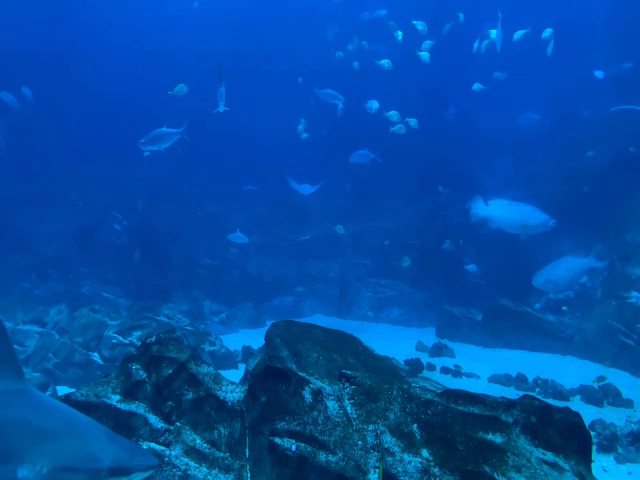
#> input picture frame 37 of B.mp4, 640 x 480 px, given in place of A.mp4, which was not available
$ python InvCompositional.py   (older library calls are emulated)
#> lines starting #> are read from the running program, lines starting #| are printed output that depends on the picture; pictures that were not available may be replaced by others from this repository, and a replacement may not be noted
### Gauss-Newton/FeaturePoints.py

import cv2
import numpy as np
from scipy import spatial
import helpers

class featurePoints:

    def __init__(self, camera, radius, NumFeatures=-1, isTest=False):
#> called with radius = 50, NumFeatures = 20, isTest = False
        img = None

        for i in range(0, 5):
            ret, img = camera.read()
            img = cv2.cvtColor(img, cv2.COLOR_BGR2GRAY)
            cv2.waitKey(1)
#> this loop made 5 passes
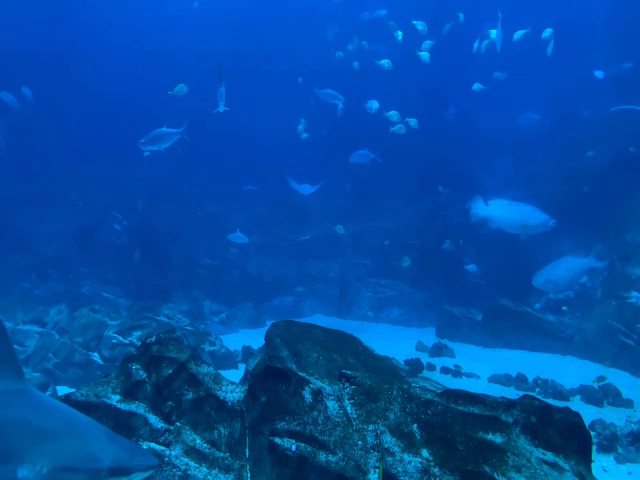
#> input picture frame 37 of B.mp4, 640 x 480 px, given in place of A.mp4, which was not available
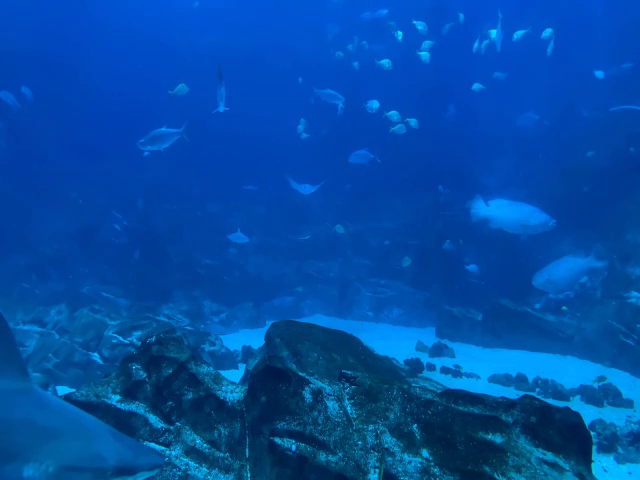
#> input picture frame 38 of B.mp4, 640 x 480 px, given in place of A.mp4, which was not available

        kp = []
        if isTest:
            kp = [(200, 200)]
        else:
            kp = self.findPoints(img, radius, NumFeatures)

        self.radius = radius
        self.points = kp
        self.size = img.shape

    def findPoints(self, img, radius, number=-1):
#> called with radius = 50, number = 20
        fast = cv2.FastFeatureDetector_create(20)
        kp = fast.detect(img, None)
#> kp = 950 keypoints; strongest (x, y, size): (359, 442, 7), (303, 444, 7), (163, 429, 7), (293, 441, 7)

        kp = [point.pt for point in kp]
#> kp = 950 pairs, first value 31 to 636, second value 10 to 476
        distMatrix = spatial.distance_matrix(kp, kp)
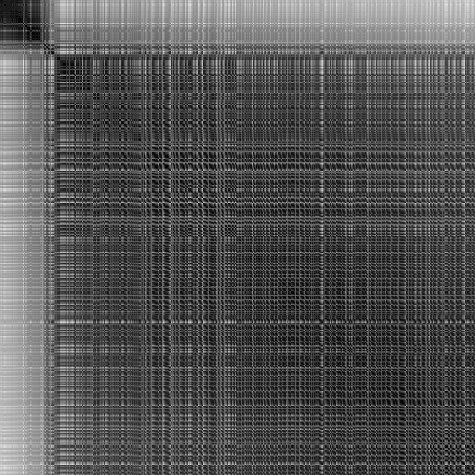
#> distMatrix: shape (950, 950) float64 (shown at 1/2 size); min 0, max 626.5, mean 209.1; drawn with min black and max white

        keep = []
        exclude = []

        for i in range(0, len(kp)):
            if i in exclude:
                continue

            for j in range(i+1, len(kp)):
                if distMatrix[i, j] < radius:
                    exclude.append(j)
#> after the loop, exclude = 1209 values, max 949 at index 997, min 2 at index 13, mean 497.5

        indices = [i for i in range(0, len(kp)) if i not in exclude]
#> indices = 55 values from 0 to 797
        for i in indices:
            if number == 0:
                break
            number -= 1

            x, y = int(kp[i][0]), int(kp[i][1])
            keep.append((x, y))
#> this loop made 21 passes
#> (i, number, x, y) on passes 3 to 10: (7, 17, 546, 29), (28, 16, 348, 46), (30, 15, 498, 50), (31, 14, 418, 52), (46, 13, 597, 73), (48, 12, 299, 79), (54, 11, 377, 99), (60, 10, 227, 109)
#> after the loop, keep = [(390, 10), (460, 14), (546, 29), (348, 46), (498, 50), (418, 52), (597, 73), (299, 79), (377, 99), (227, 109), (161, 129), (307, 136), (632, 149), (368, 156), (438, 185), (489, 205), (556, 221), (241, 229), (342, 230), (447, 241)]; number = 0
#> in __init__, `kp = self.findPoints(img, radius, NumFeatures)`: kp has the same summary as keep in findPoints
#> in __init__, `self.points = kp`: self.points has the same summary as keep in findPoints

        return keep

    def export(self):
        return self.points

    def outliers(self):
        n, m = self.size
        A = []

        for i in range(0, len(self.points)):
            x, y = self.points[i]

            if x == 'm':
                continue
            if x < 0 or x >= m:
                A.append(('m', 'm'))
            elif y < 0 or y >= n:
                A.append(('m', 'm'))
            else:
                A.append((x, y))

        self.points = A

    def clean(self):
        A = []
        for i in range(0, len(self.points)):
            x, y = self.points[i]
            if x != 'm':
                A.append((x, y))
        self.points = A

    def illustrate(self, img, prevPoints, type='Point'):
        prevPoints = helpers.getPixels(prevPoints)
        points = helpers.getPixels(self.points)

        if type == 'Point':
            for pos in points:
                if pos[0] == 'm':
                    continue
                cv2.circle(img, pos, 3, (0, 0, 255), -1)
        else:
            for i in range(0, len(prevPoints)):
                pos = prevPoints[i]
                pos2 = points[i]

                if pos[0] == 'm' or pos2[0] == 'm':
                    continue

                cv2.arrowedLine(img, pos, pos2, (0, 0, 255), 3)

        return img

    def addPoint(self, i, x, y):
        n = len(self.points)
        # print('points before: ', self.points)
        if i < n:
            self.points.pop(i)
        self.points.insert(i, (x, y))
        # print('points after: ', self.points)

    def getPoint(self, i):
        return self.points[i]

    def removePoint(self, i):
        a = ('m', 'm')
        self.points[i] = a

    def __len__(self):
        return len(self.points)

### Gauss-Newton/helpers.py
import numpy as np
import cv2

class Telemetry:

    def __init__(self):
        self.A = {}

    def addMetric(self, name, value):
        a = (name, value)
        self.A[name] = value #todo

    def getVal(self, key):
        return self.A[key]

    def report(self):
        for key, value in self.A:
            print(key, ': ', value)

# [113 lines left out: functions cropAndPad, Crop, Gradient, euclid, Warp, inBound, not called in this run]

def getPixels(points):
    A = []

    for i in range(0, len(points)):
        x, y = points[i]

        if x == 'm':
            A.append(points[i])
            continue
        x, y = int(x), int(y)
        A.append((x, y))

    return A

# [5 lines left out: function Show, not called in this run]

### Gauss-Newton/InvCompositional.py
#Kanade-Lucas-Tomasi

import cv2
import numpy as np
import math
import helpers
from FeaturePoints import featurePoints

# [232 lines left out: functions SpatialGradient, imageMismatch, findCoordinates, trackFeatures, validPoints, getTW, not called in this run]

def findHessian(StDesc, winSize):
    B = np.zeros((6, 6), np.float32)

    for j in range(6):
        for i in range(6):
            B[j, i] = np.sum(np.multiply(StDesc[0:winSize, i*winSize:(i+1)*winSize], StDesc[0:winSize, j*winSize:(j+1)*winSize]))
    #i, j ?

    return B

# [9 lines left out: function getValue, not called in this run]

def Warp(point, p):
    x, y = point

    a = p[0]
    p2 = p[1]
    p3 = p[2]
    p4 = p[3]
    p5 = p[4]
    p6 = p[5]
    p = a

    xUpdate = (1 + p)*x + p3*y + p5
    yUpdate = p2*x + (1+p4)*y + p6

    xUpdate = math.ceil(xUpdate)
    yUpdate = math.ceil(yUpdate)

    return (xUpdate, yUpdate)

def findUpdates(stDesc, diffI, winSize):
    A = stDesc.T
    sum = np.array([0, 0, 0, 0, 0, 0], np.float32)
    for i in range(0, 6):
        B = A[i*winSize:(i+1)*winSize, 0:winSize]
        s = B*diffI
        sum[i] = np.sum(s)
    return sum.T

# [26 lines left out: functions findNewPoints, showPoints, not called in this run]

def findSteepestDescent(Ix, Iy):
    #Jacobian used
    # [x 0 y 0 1 0]
    # [0 x 0 y 0 1]
    n, m = Ix.shape #winSize
    winSize = n
    x = np.zeros((winSize, winSize), np.uint8)
    for i in range(0, winSize):
        for j in range(0, winSize):
            x[i, j] = j
    y = x.T

    x1 = Ix*x
    y1 = Ix*y
    ones1 = Ix

    x2 = Iy * x
    y2 = Iy * y
    ones2 = Iy

    J = np.hstack((x1, x2, y1, y2, ones1, ones2))
    # cv2.imshow('T', J)
    return J

def outOfBound(img, x, y, winSize):
    n, m = img.shape

    if x + winSize >= m:
        return True
    if y + winSize >= n:
        return True
    if x < 0:
        return True
    if y < 0:
        return True

    return False

# [30 lines left out: function findPoints, not called in this run]

def invWrap(dp):
    p1 = dp[0]
    p2 = dp[1]
    p3 = dp[2]
    p4 = dp[3]
    p5 = dp[4]
    p6 = dp[5]

    d = (1 + p1)*(1 + p4) - p2*p3
    d = 1/d

    v = np.array([[-p1 - p1*p4 + p2*p3],
                  [-p2],
                  [-p3],
                  [-p4 - p1*p4 + p2*p3],
                  [-p5 - p4*p5 + p3*p6],
                  [-p6 - p1*p6 + p2*p5] ], dtype=np.float32)

    dp = d*v

    return dp.T[0]

def UpdateP(p, dp):
    dp = invWrap(dp)

    p1 = p[0]
    p2 = p[1]
    p3 = p[2]
    p4 = p[3]
    p5 = p[4]
    p6 = p[5]

    dp1 = dp[0]
    dp2 = dp[1]
    dp3 = dp[2]
    dp4 = dp[3]
    dp5 = dp[4]
    dp6 = dp[5]

    w = np.array([[p1 + dp1 + p1*dp1 + p3*dp2],
                  [p2 + dp2 + p2*dp1 + p4*dp2],
                  [p3 + dp3 + p1*dp3 + p3*dp4],
                  [p4 + dp4 + p2*dp3 + p4*dp4],
                  [p5 + dp5 + p1*dp5 + p3*dp6],
                  [p6 + dp6 + p2*dp5 + p4*dp6]], dtype=np.float32)

    return w.T[0]

def KLTracker(capture, features, treshold=10, winSize=100):

#> called with treshold = 1, winSize = 50
    prevImage = None

    # Taking just one frame sometimes gives artifacts so we take longer to take a frame
    for i in range(0, 5):
        ret, prevImage = capture.read()
        prevImage = cv2.cvtColor(prevImage, cv2.COLOR_BGR2GRAY)
        cv2.waitKey(1)
#> this loop made 5 passes
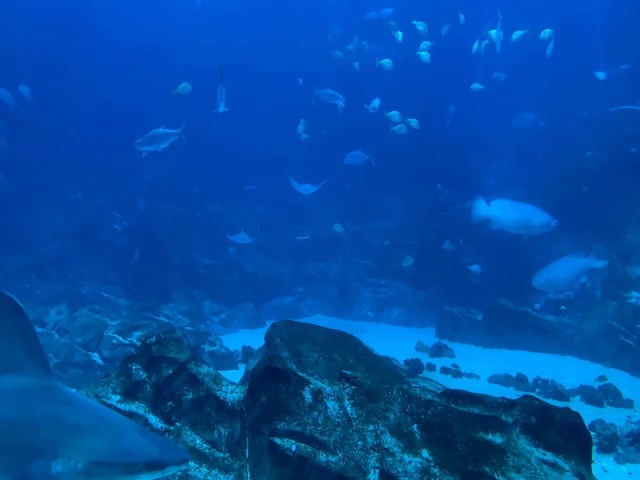
#> input picture frame 42 of B.mp4, 640 x 480 px, given in place of A.mp4, which was not available

    while True:
        ret, newImg = capture.read()
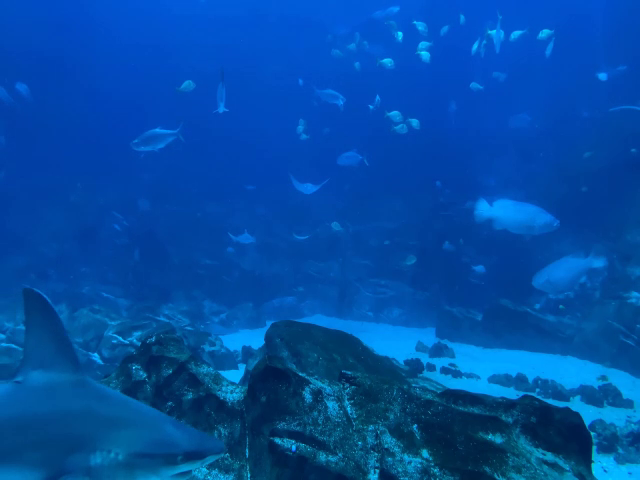
#> input picture frame 47 of B.mp4, 640 x 480 px, given in place of A.mp4, which was not available
#> newImg is the input picture: shape (480, 640, 3); mean B, G, R 165.1, 77.7, 1.6
        grey = cv2.cvtColor(newImg, cv2.COLOR_BGR2GRAY)
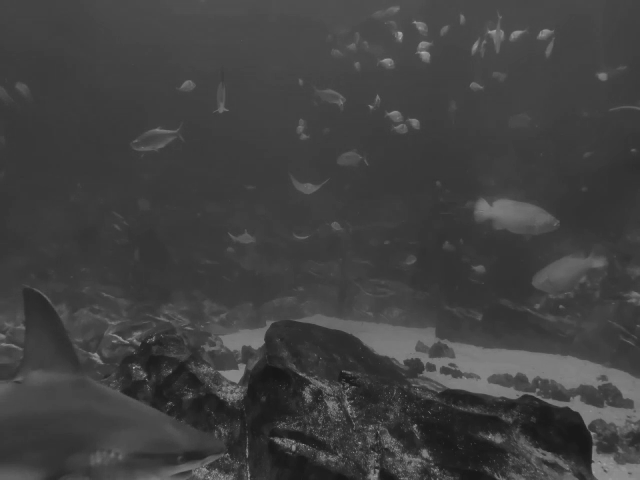
#> grey: shape (480, 640); min 22, max 176, mean 64.9

        if ret == False:
            break

        prevPoints = features.export()  # removed points show as ('m', 'm')
#> prevPoints has the same summary as keep in findPoints

        #Previous image is the template
        Tx = cv2.Sobel(prevImage, cv2.CV_64F, 1, 0, ksize=5)  # ksize
        Ty = cv2.Sobel(prevImage, cv2.CV_64F, 0, 1, ksize=5)  # ksize
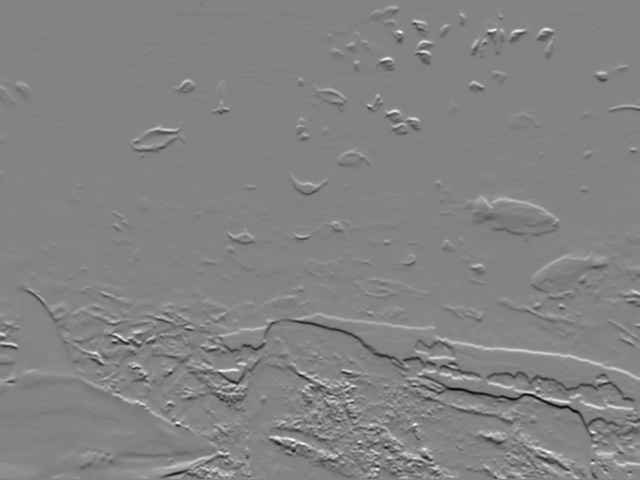
#> Ty: shape (480, 640) float64; min -3889, max 3642, mean -1; drawn with min black and max white

        for i in range(0, len(features)):
            p = np.array([0, 0, 0, 0, 0, 0])
            dp = np.array([100, 100, 0, 0, 0, 0])

            x, y = features.getPoint(i)
            M = False

            if outOfBound(Tx, x, y, winSize):
                features.removePoint(i)
                continue

            dX = Tx[y:y + winSize, x:x + winSize]
            dY = Ty[y:y + winSize, x:x + winSize]

            # cv2.imshow('Previous Image - Template', prevImage[y:y + winSize, x:x + winSize])


            stDesc = findSteepestDescent(dX, dY)
            H = findHessian(stDesc, winSize)
            try:
                invH = np.linalg.inv(H)
                # cv2.imshow('H', invH)
            except:
                features.removePoint(i)
                continue

            while math.sqrt(dp[0]*dp[0] + dp[1]*dp[1]) > treshold:

                nx, ny = Warp((x, y), p)
                n, m = grey.shape

                if outOfBound(grey, nx, ny, winSize):
                    features.removePoint(i)
                    M = True
                    break

                try:
                    gr = grey[ny:ny + winSize, nx:nx + winSize]
                except:
                    print('Outside bounds')
                    M = True
                    break


                diffI = prevImage[y:y + winSize, x:x + winSize] - gr
                pUpdate = findUpdates(stDesc, diffI, winSize)
                dp = invH @ pUpdate
                p = UpdateP(p, dp)
                #p = p + dp

            if not M:
                newPoints = Warp((x, y), p)
                nx, ny = newPoints
                features.addPoint(i, nx, ny)
#> this loop made 20 passes
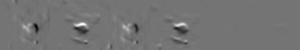
#> stDesc: shape (50, 300) float64; min -45216, max 53792, mean -123.2; drawn with min black and max white

        features.outliers()
#> the loop in outliers, `for i in range(0, len(self.points)):` made 20 passes
#> (x, y) on passes 1 to 8: (390, 10), (461, 15), (547, 32), (348, 46), (499, 51), (421, 57), ('m', 'm'), (299, 80)
#> after the loop in outliers, `for i in range(0, len(self.points)):`: A = [(390, 10), (461, 15), (547, 32), (348, 46), (499, 51), (421, 57), (299, 80), (378, 99), (228, 112), (160, 130), (304, 137), (364, 151), (439, 186), (489, 206), (560, 221), (242, 231), (343, 231), (450, 242)]
#> in outliers, `self.points = A`: self.points has the same summary as A
        newImg = features.illustrate(newImg, prevPoints, type='Point')
#> the loop in getPixels, `for i in range(0, len(points)):` made 20 passes
#> after the loop in getPixels, `for i in range(0, len(points)):`: A = [(390, 10), (461, 15), (547, 32), (348, 46), (499, 51), (421, 57), ('m', 'm'), (299, 80), (378, 99), (228, 112), (160, 130), (304, 137), ('m', 'm'), (364, 151), (439, 186), (489, 206), (560, 221), (242, 231), (343, 231), (450, 242)]
#> in illustrate, `prevPoints = helpers.getPixels(prevPoints)`: prevPoints has the same summary as A in getPixels
#> the loop in getPixels (call 2), `for i in range(0, len(points)):` made 18 passes
#> in illustrate, `points = helpers.getPixels(self.points)`: points = [(390, 10), (461, 15), (547, 32), (348, 46), (499, 51), (421, 57), (299, 80), (378, 99), (228, 112), (160, 130), (304, 137), (364, 151), (439, 186), (489, 206), (560, 221), (242, 231), (343, 231), (450, 242)]
#> the loop in illustrate, `for pos in points:` made 18 passes

        features.clean()
#> the loop in clean, `for i in range(0, len(self.points)):` made 18 passes
#> after the loop in clean, `for i in range(0, len(self.points)):`: A has the same summary as points in illustrate
        prevImage = grey

        cv2.imshow('Display', newImg)#[...,::-1,:])
        cv2.waitKey(1)

source = '../A.mp4' #Video stream or file
capture = cv2.VideoCapture(source)

if capture is None:
    print('None')

winSize = 50

features = featurePoints(capture, winSize, 20)
KLTracker(capture, features, treshold=1, winSize=50)

$ run again, starting later in the video
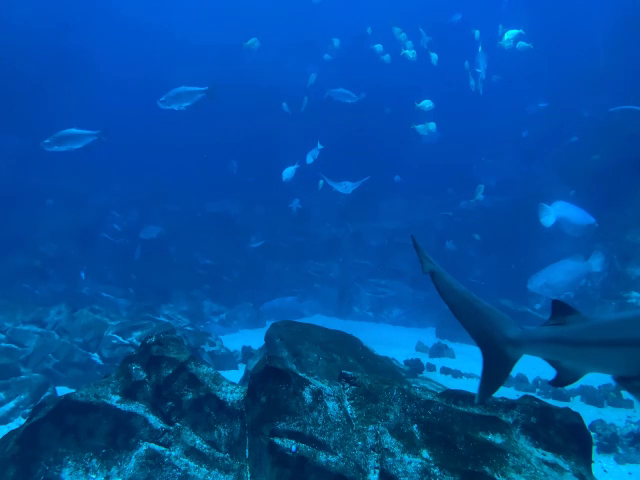
#> input picture frame 169 of B.mp4, 640 x 480 px, given in place of A.mp4, which was not available
#> the loop in __init__, `for i in range(0, 5):` made 5 passes
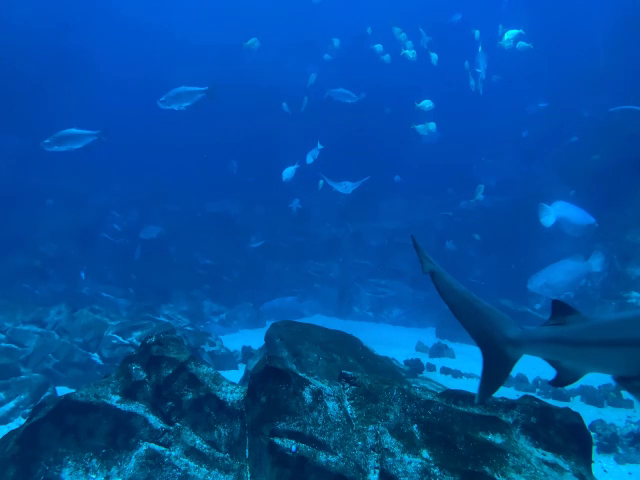
#> input picture frame 169 of B.mp4, 640 x 480 px, given in place of A.mp4, which was not available
#> in findPoints, `kp = fast.detect(img, None)`: kp = 1190 keypoints; strongest (x, y, size): (166, 459, 7), (133, 367, 7), (360, 443, 7), (414, 426, 7)
#> in findPoints, `kp = [point.pt for point in kp]`: kp = 1190 pairs, first value 3 to 636, second value 25 to 476
#> after the loop in findPoints, `for i in range(0, len(kp)):`: exclude = 1550 values, max 1189 at index 1271, min 2 at index 16, mean 617
#> indices = 58 values from 0 to 1175
#> the loop in findPoints, `for i in indices:` made 21 passes
#> (i, number, x, y) on passes 4 to 11: (17, 16, 250, 41), (35, 15, 324, 55), (40, 14, 480, 71), (41, 13, 204, 87), (48, 12, 430, 99), (50, 11, 282, 102), (58, 10, 537, 106), (66, 9, 95, 131)
#> after the loop in findPoints, `for i in indices:`: keep = [(500, 25), (369, 27), (421, 30), (250, 41), (324, 55), (480, 71), (204, 87), (430, 99), (282, 102), (537, 106), (95, 131), (314, 148), (370, 176), (480, 182), (277, 186), (542, 204), (594, 220), (428, 244), (81, 274), (483, 283)]; number = 0
#> in __init__, `kp = self.findPoints(img, radius, NumFeatures)`: kp has the same summary as keep in findPoints
#> in __init__, `self.points = kp`: self.points has the same summary as keep in findPoints
#> in KLTracker, `prevPoints = features.export()  # removed points show as ('m', 'm')`: prevPoints has the same summary as keep in findPoints
#> in KLTracker, `Ty = cv2.Sobel(prevImage, cv2.CV_64F, 0, 1, ksize=5)`:
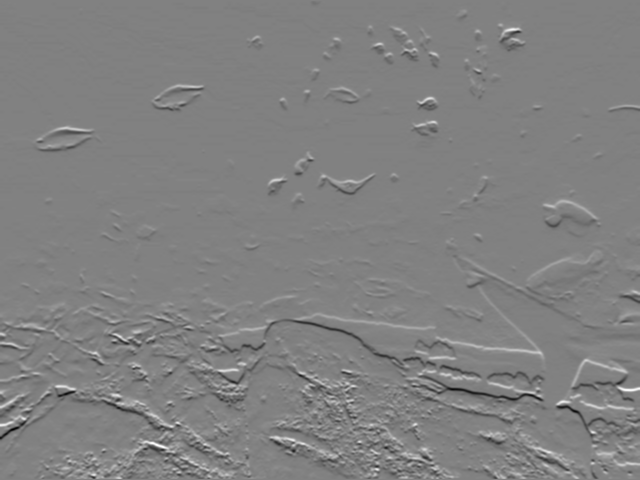
#> Ty: shape (480, 640) float64; min -4495, max 4372, mean -2.3; drawn with min black and max white
#> the loop in KLTracker, `for i in range(0, len(features)):` made 20 passes
#> after the loop in KLTracker, `for i in range(0, len(features)):`:
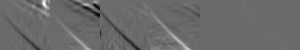
#> stDesc: shape (50, 300) float64; min -40032, max 55341, mean -140.8; drawn with min black and max white
#> the loop in outliers, `for i in range(0, len(self.points)):` made 20 passes
#> (x, y) on passes 1 to 8: (507, 28), (371, 27), (423, 29), (256, 45), (333, 55), (478, 77), (194, 99), (446, 122)
#> after the loop in outliers, `for i in range(0, len(self.points)):`: A = [(507, 28), (371, 27), (423, 29), (256, 45), (333, 55), (478, 77), (194, 99), (446, 122), (283, 111), (535, 102), (94, 126), (315, 149), (375, 173), (491, 212), (273, 188), (546, 207), (425, 243), (81, 275), (482, 280)]
#> in outliers, `self.points = A`: self.points has the same summary as A
#> the loop in getPixels, `for i in range(0, len(points)):` made 20 passes
#> after the loop in getPixels, `for i in range(0, len(points)):`: A = [(507, 28), (371, 27), (423, 29), (256, 45), (333, 55), (478, 77), (194, 99), (446, 122), (283, 111), (535, 102), (94, 126), (315, 149), (375, 173), (491, 212), (273, 188), (546, 207), ('m', 'm'), (425, 243), (81, 275), (482, 280)]
#> in illustrate, `prevPoints = helpers.getPixels(prevPoints)`: prevPoints has the same summary as A in getPixels
#> the loop in getPixels (call 2), `for i in range(0, len(points)):` made 19 passes
#> points = [(507, 28), (371, 27), (423, 29), (256, 45), (333, 55), (478, 77), (194, 99), (446, 122), (283, 111), (535, 102), (94, 126), (315, 149), (375, 173), (491, 212), (273, 188), (546, 207), (425, 243), (81, 275), (482, 280)]
#> the loop in illustrate, `for pos in points:` made 19 passes
#> the loop in clean, `for i in range(0, len(self.points)):` made 19 passes
#> after the loop in clean, `for i in range(0, len(self.points)):`: A has the same summary as points in illustrate
